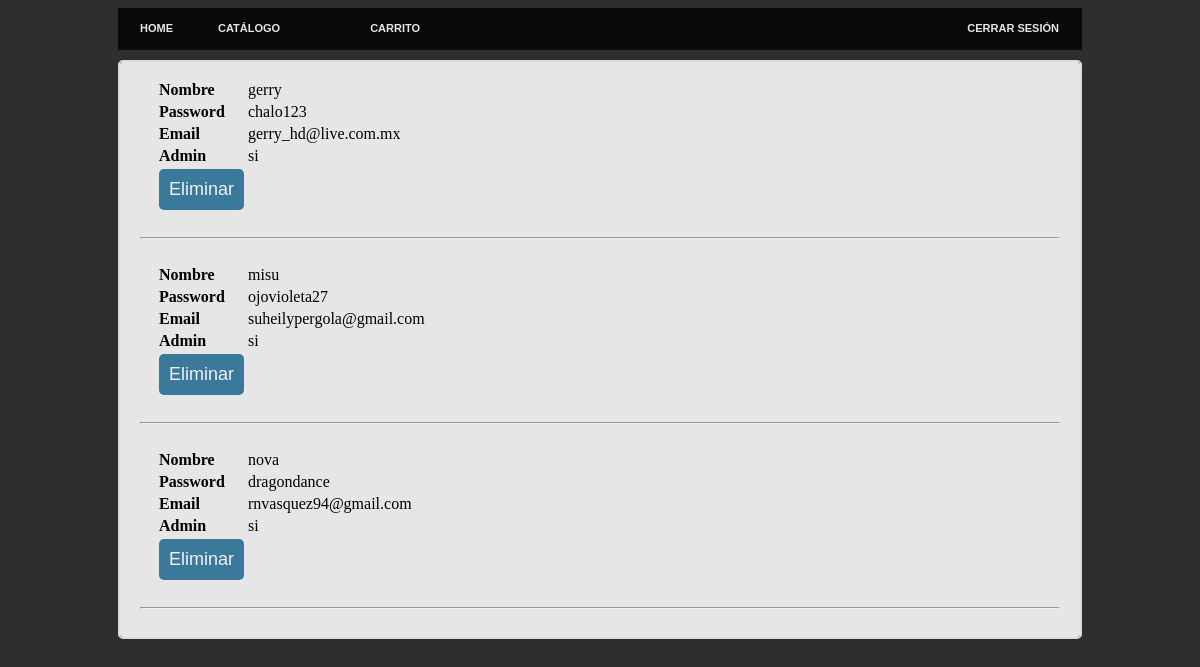
/show_users.php, run on an earlier commit of the app's database.
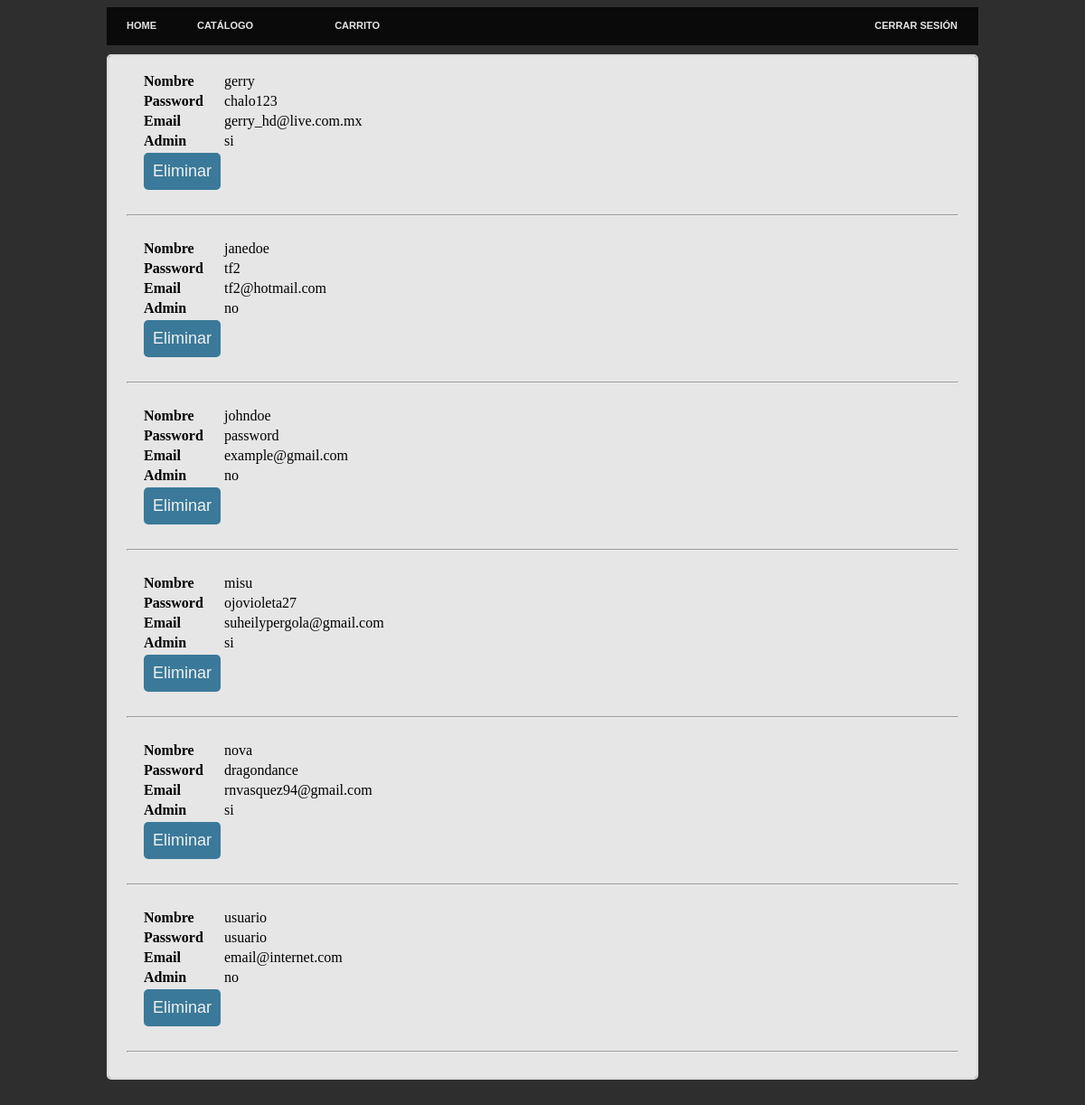
And on a later commit of the database.
### tables this page shows
CREATE TABLE `users` (
  `username` varchar(15) NOT NULL,
  `password` varchar(27) NOT NULL,
  `email` varchar(30) NOT NULL,
  `admin` tinyint(1) NOT NULL DEFAULT '0'
);

### show_users.php (the view, shortened to what this page needs)
<?php
include_once ("session_header.php");
include "database/database_connection.php";
$sql_query = "SELECT * FROM users";
$resultado = mysqli_query($conexion, $sql_query);
?>
<div class="box">
<?php
while ($row = mysqli_fetch_array($resultado)){ ?>
      <div class="box-content">
        <table>
            <tr>
                <td><strong> Nombre </strong></td>
                <td> <?php echo $row['username'] ?> </td>
            </tr>
            <tr>
                <td><strong> Password </strong></td>
                <td> <?php echo $row['password'] ?>
            </tr>
            <tr>
                <td><strong> Email </strong></td>
                <td> <?php echo $row['email'] ?> </td>
            </tr>
            <tr>
                <td><strong> Admin </strong></td>
               <td> <?php if ($row['admin']==1){
                    echo "si";
                    } else{
                    echo "no";
                    }?>
               </td>
            </tr>
            <tr>
                <td>
                    <button onclick="window.location='delet_this.php?id=<?php echo $row['username']; ?>'">Eliminar</button>
                </td>
            </tr>
        </table>
      </div>
      <hr />
<?php }?>
</div>

### session_header.php (shortened to what this page needs)
<!DOCTYPE html>
<html lang="en">
<head>
    <link rel="stylesheet" href="style_main.css">
    <link rel="stylesheet" href="css/style_main.css">
</head>
<body>
<div id="tabs25">
    <ul>
        <li>
            <a href='index.php' title='Home'>
                <span>Home</span>
            </a>
        </li>
        <li>
            <a href='disc_catalog.php' title='Catálogo'>
                <span>Catálogo</span>
            </a>
        </li>
        <li>
            <a href='user_profile.php' title= 'Usuario'>
            </a>
        </li>
        <li>
            <a href='shopping_cart.php' title='Carrito'>
                <span>Carrito</span>
            </a>
        </li>
        <li>
            <a href="end_session.php" title = 'Cerrar Sesión'>
                <span>Cerrar Sesión</span>
            </a>
        </li>
    </ul>
</div>

### css/style_main.css (style rules this page uses)
html, body { background: #2e2e2e; padding: 55px; padding-top: 0px; font-family: 'Varela Round'; }
#tabs25 { position: relative; display: block; height: 42px; font-size: 11px; font-weight: bold; background: #0a0a0a; font-family: Arial, Verdana, Helvitica, sans-serif; text-transform: uppercase; }
#tabs25 ul { margin: 0px; padding: 0; list-style-type: none; width: auto; }
#tabs25 ul li { display: block; float: left; margin: 0 1px 0 0; }
#tabs25 ul li a { display: block; float: left; color: #e6e6e6; text-decoration: none; padding: 14px 22px 0 22px; height: 28px; }
#tabs25 ul li:last-child { float:right; }
.box { background:#e6e6e6; transition:all 0.2s ease; border:2px solid #dadada; margin-top: 10px; box-sizing: border-box; border-radius: 5px; background-clip: padding-box; padding:0 20px 20px 20px; min-height:340px; overflow: scroll; }
.box .box-content { padding: 16px; border-radius: 0 0 2px 2px; background-clip: padding-box; box-sizing: border-box; }
button { border: none; background: #3a7999; color: #f2f2f2; padding: 10px; font-size: 18px; border-radius: 5px; position: relative; box-sizing: border-box; transition: all 500ms ease; }

What changed in the data, as far as the page shows it:
added users: username "janedoe", password "tf2", email "tf2@hotmail.com", admin "no"
added users: username "johndoe", password "password", email "example@gmail.com", admin "no"
added users: username "usuario", password "usuario", email "email@internet.com", admin "no"
